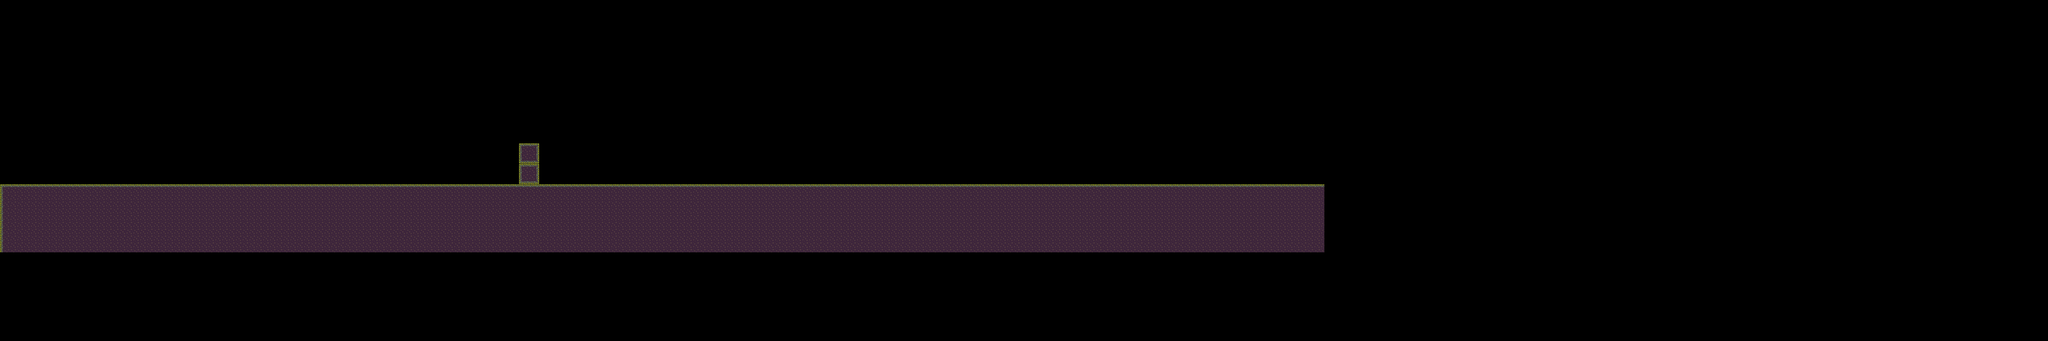

This game map was drawn from its Tiled (.tmx) file and the tilesets committed beside it. A one-line description and the trimmed map source follow:
An orthogonal 300x50 tile map with 32x32 px tiles, 1 tile layer (map).

<map version="1.5" tiledversion="1.5.0" orientation="orthogonal" renderorder="right-down" width="300" height="50" tilewidth="32" tileheight="32" infinite="0" nextlayerid="12" nextobjectid="43">
 <tileset firstgid="1" source="world_tileset.tsx" />
 <layer id="3" name="map" width="300" height="50">
  <data>[15000 cells, 1958 non-empty, 9 distinct tile ids]</data>
 </layer>
</map>
